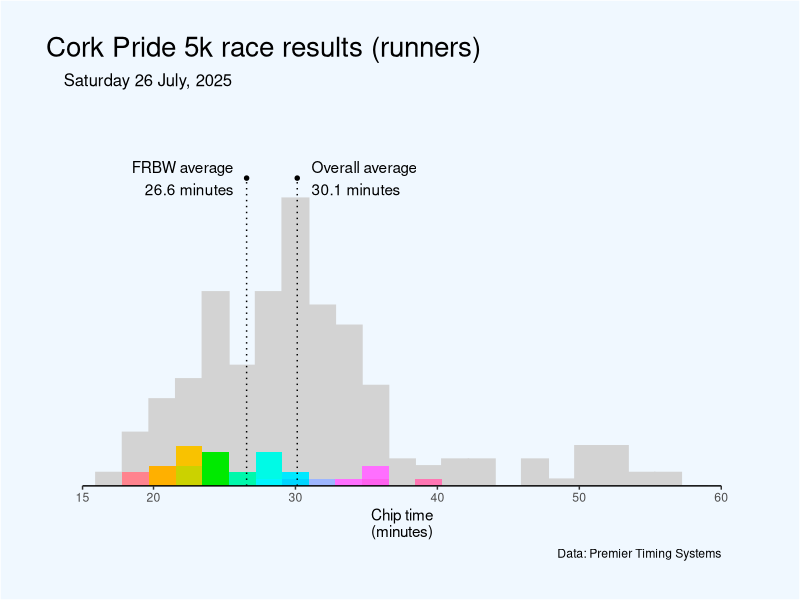

Source code (R):

# Data downloaded from:
# https://www.premiertimingsystems.ie/2025-Race-Results/Cork-Front-Runners-Pride-5k-Results

# Formatted manually

library(ggplot2)
library(magrittr)
library(dplyr)

results <- read.delim("2025_pride_run_results.txt")
results$Minutes <- results$Seconds/60
results$Pace <- results$Minutes/5

runners <- results %>% filter(Category=="Runners") %>%
  mutate(FRBW=ifelse(Club.Location == "FrontRunners Cork AC",T,F))

overall_mean = mean(runners$Minutes)
frbw_mean = mean(runners$Minutes[runners$FRBW])

plot <- ggplot() +
  geom_histogram(runners %>% filter(FRBW==F),
                 mapping=aes(x=Minutes),
                 fill="lightgrey",colour="lightgrey",
                 bins=25,position="identity") + 
  geom_histogram(runners %>% filter(FRBW),
                 mapping=aes(x=Minutes,fill=cut(Minutes,25)),
                 bins=25,position="identity") +
  scale_x_continuous(limits=c(15,60),expand=c(0,0),
                     breaks=c(15,seq(20,60,10))) + 
  scale_y_continuous(limits=c(0,52),expand=c(0,0)) + 
  annotate("segment",x=overall_mean,xend=overall_mean,y=0,yend=46,
               colour="black",linetype="dotted") +
  annotate("segment",x=frbw_mean,xend=frbw_mean,y=0,yend=46,
           colour="black",linetype="dotted") +
  annotate("point",x=frbw_mean,y=46,size=1.2) +
  annotate("point",x=overall_mean,y=46,size=1.2) +
  theme(panel.grid=element_blank(),
        panel.border=element_blank(),
        axis.line.y=element_blank(),
        axis.ticks.y=element_blank(),
        axis.text.y=element_blank(),
        axis.title.y=element_blank(),
        axis.line.x=element_line(),
        panel.background=element_blank(),
        plot.background=element_rect(fill="aliceblue"),
        legend.background=element_blank(),
        legend.position="none",
        plot.margin = unit(c(2,2,1,2), "cm"),
        plot.title = element_text(vjust=7,size=20,hjust=-0.18),
        plot.subtitle = element_text(vjust=11,size=12,hjust=-0.04)) + 
  labs(x="Chip time\n(minutes)",
       title="Cork Pride 5k race results (runners)",
       subtitle="Saturday 26 July, 2025",
       caption="Data: Premier Timing Systems") + 
  scale_fill_discrete(h = c(10, 360), c = 150, l = 80) + 
  annotate("text",x=frbw_mean-0.9,y=46,
           label=paste0("FRBW average\n",
                        round(frbw_mean,1),
                        " minutes"),
           hjust=1) + 
  annotate("text",x=overall_mean+1,y=46,
           label=paste0("Overall average\n",
                        round(overall_mean,1),
                        " minutes"),
           hjust=0)

png("pride_5k_results.png",res=300,width=7,height=7,units='in')
plot(plot)
dev.off()
